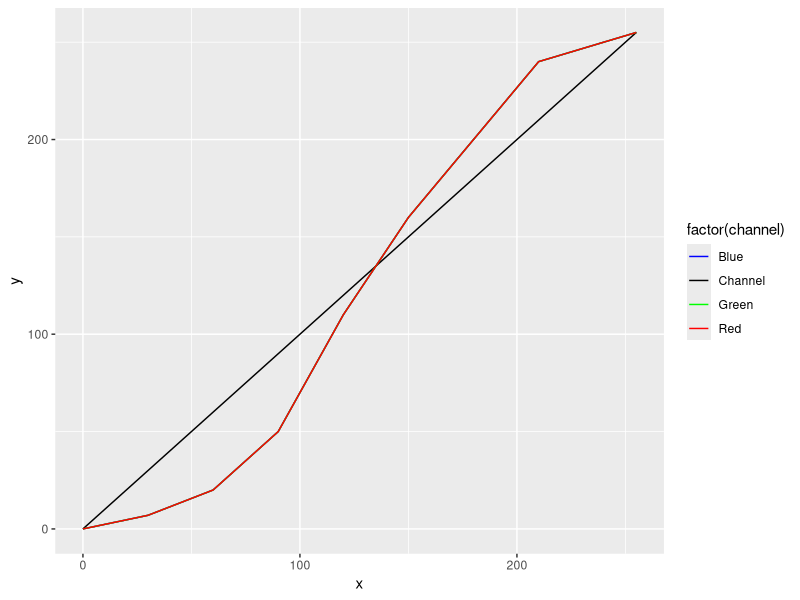

R code for this plot:
library(ggplot2)

blue <- data.frame(
    x = c(
        0,
        30,
        60,
        90,
        120,
        150,
        180,
        210,
        240,
        255
    ),
    y = c(
        0,
        7,
        20,
        50,
        110,
        160,
        200,
        240,
        250,
        255
    ))
green <- data.frame(
    x = c(
        0,
        30,
        60,
        90,
        120,
        150,
        180,
        210,
        240,
        255
    ),
    y = c(
        0,
        7,
        20,
        50,
        110,
        160,
        200,
        240,
        250,
        255
    ))
red <- data.frame(
    x = c(
        0,
        30,
        60,
        90,
        120,
        150,
        180,
        210,
        240,
        255
    ),
    y = c(
        0,
        7,
        20,
        50,
        110,
        160,
        200,
        240,
        250,
        255
    ))

baseline <- data.frame(
    x = c(
        0,
        255
    ),
    y = c(
        0,
        255
    ))

blue$channel <- c('Blue')
green$channel <- c('Green')
red$channel <- c('Red')
baseline$channel <- c('Channel')

channel_curves <- rbind(red, blue, green, baseline)

ggplot(data = channel_curves, aes(x = x, y = y, color = factor(channel))) +
    geom_line() +
    scale_color_manual(values = c('blue', 'black', 'green', 'red'))
